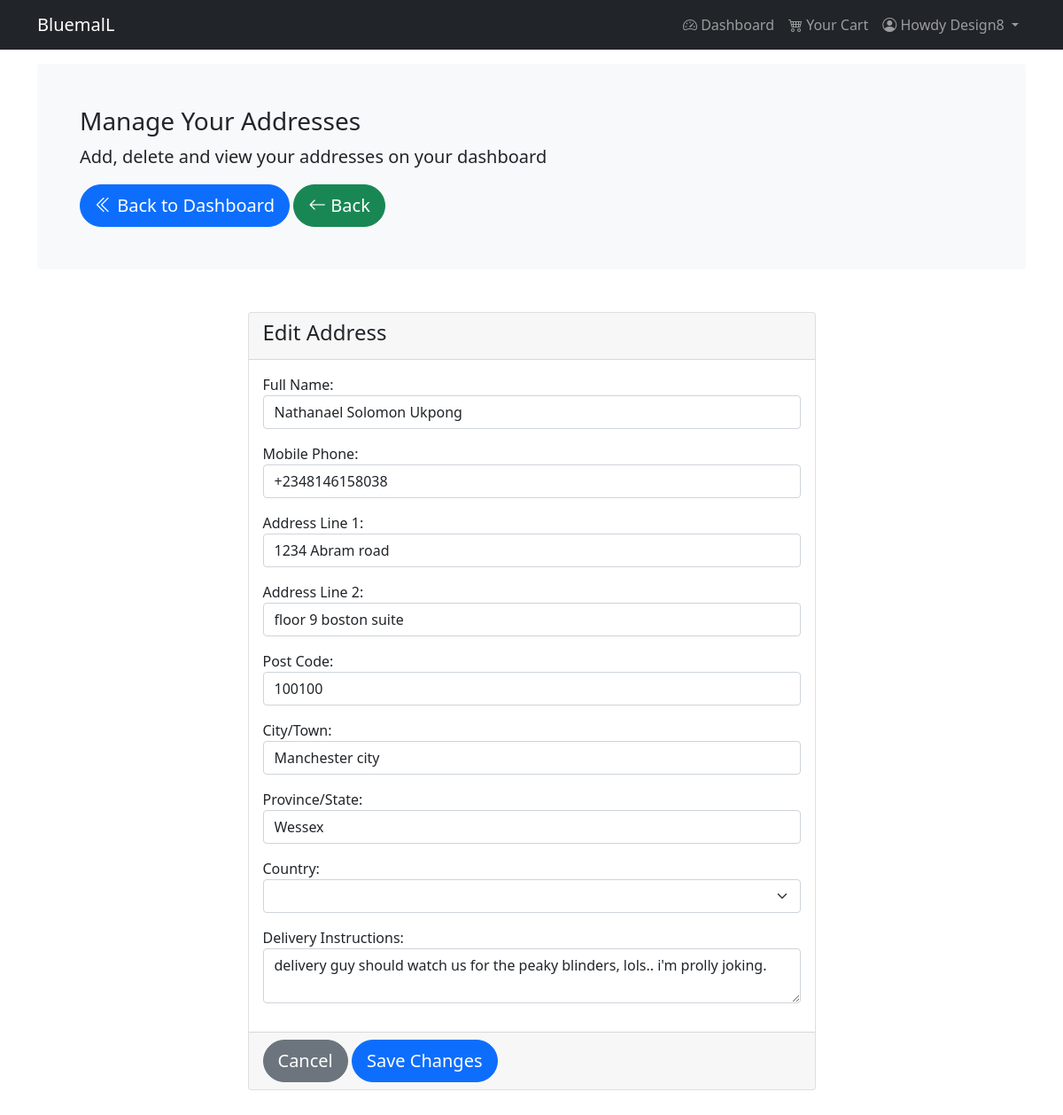
Page /account/addresses/a4e810675a2d4812873dc1773b14fba4/edit/ (signed in) on the committed database.
### account/models.py (models this page shows, shortened)
class Customer(AbstractBaseUser, PermissionsMixin):
    name            = models.CharField(max_length=150)
    email           = models.EmailField(_('email address'), unique=True)
    mobile          = models.CharField(max_length=20, blank=True)
    is_active       = models.BooleanField(default=False)
    is_staff        = models.BooleanField(default=False)
    created_at      = models.DateTimeField(auto_now_add=True)
    updated_at      = models.DateTimeField(auto_now=True)
    objects = CustomAccountManager()
    USERNAME_FIELD  = 'email'
    REQUIRED_FIELDS = ['name']
    class Meta:
        verbose_name = 'Accounts'
        verbose_name_plural = 'Accounts'
        unique_together = ('email', 'name')

class Address(models.Model):
    id              = models.UUIDField(primary_key=True,
                                       default=uuid.uuid4,
                                       editable=False
                                       )
    customer        = models.ForeignKey(Customer,
                                        verbose_name=_('Customer'),
                                        on_delete=models.CASCADE,
                                        related_name='customer_address'
                                        )
    full_name       = models.CharField(_('Full Name'), max_length=200)
    phone           = models.CharField(_('Phone Number'), max_length=15)
    address_line_1  = models.CharField(_('Address Line 1'), max_length=150)
    address_line_2  = models.CharField(_('Address Line 2'), max_length=150)
    postcode        = models.CharField(_('Post Code'), max_length=6)
    town            = models.CharField(_('City/Town'), max_length=150)
    state           = models.CharField(_('State/Province'), max_length=150)
    country         = CountryField(blank_label=_('Select Country'))
    notes           = models.TextField(_('Delivery Notes'), max_length=300)
    default         = models.BooleanField(_('Default'), default=False)
    created_at      = models.DateTimeField(_('Created_at'), auto_now_add=True)
    updated_at      = models.DateTimeField(_('Updated_at'), auto_now=True)
    class Meta:
        verbose_name =        "Address"
        verbose_name_plural = "Addresses"

### account/views.py (the view)
# urls.py: path('addresses/<slug:id>/edit/', views.user_edit_address, name='edit_address'),
@login_required
def user_edit_address(request, id):
    address = get_object_or_404(Address, pk=id, customer=request.user)
    if request.method == 'POST':
        address_edit_form = UserAddressForm(instance=address, data=request.POST)
        if address_edit_form.is_valid():
            address_edit_form.save()
            messages.success(request, 'Address edited successfully')
            next_page = request.META.get("HTTP_REFERER")
            if "delivery_address" in next_page:
                return redirect("payment:delivery_address")
            else:
                return redirect('account:addresses')
    else:
        address_edit_form = UserAddressForm(instance=address)
    context = {
        'address_edit_form': address_edit_form,
    }
    return render(request, 'account/user/address_edit.html', context)

### cart/context_processors.py (called while the page is built)
def cart(request):
    return {
        'cart': Cart(request),
    }

### store/context_processors.py (called while the page is built)
def categories(request):
    categories = Category.objects.filter(is_active=True)
    return {
        'categories': categories,
    }

### templates/account/user/address_edit.html (shortened to what this page needs)
{% extends 'account/user/base.html' %}
{% block pre-content %}
    <h1 class="h3">Manage Your Addresses</h1>
    <p class="lead"> Add, delete and view your addresses on your dashboard </p>
    <a class="btn btn-lg btn-primary rounded-5" href="{% url 'account:dashboard' %}" role="button">
        <span class="bi bi-chevron-double-left"></span> Back to Dashboard
    </a>
    <a class="btn btn-lg btn-success rounded-5" href="{% url 'account:addresses' %}" role="button">
        <span class="bi bi-arrow-left"></span> Back
    </a>
{% endblock pre-content %}
{% block content %}
    <main class="col-md-7 mx-auto">
        <div class="card">
            <div class="card-header">
                <h4 class="card-title"> Edit Address </h4>
            </div>
            <div class="card-body">
                <form method="POST">
                    {{ address_edit_form.as_p }}
            </div>
            <div class="card-footer">
                    <a href="{% url 'account:addresses' %}" class="btn btn-lg btn-secondary rounded-5"> Cancel </a>
                    <button type="submit" class="btn btn-lg btn-primary rounded-5">Save Changes</button>
            </div>
        </div>
    </main>
{% endblock content %}

### templates/account/user/base.html (shortened to what this page needs)
{% load static %}<!doctype html>
<html lang="en">
  <head>
    <link href="{% static 'bootstrap/css/bootstrap.min.css' %}" rel="stylesheet">
    <link href="{% static 'bootstrap/css/bootstrap-icons.css' %}" rel="stylesheet" type="text/css">
    <link href="{% static 'css/dashboard/dashboard.css' %}" rel="stylesheet" type="text/css">
  </head>
  <body>
    <header>
        <nav class="navbar navbar-expand-sm navbar-dark bg-dark static-bottom ">
            <div class="container">
                <a class="navbar-brand" href="{% url 'store:home' %}">BluemalL</a>
                <div class="collapse navbar-collapse" id="navbarCollapse">
                    <ul class="navbar-nav ms-auto">
                        <li class="nav-item">
                            <a class="nav-link" href="{% url 'account:dashboard' %}">
                                <span class="bi bi-speedometer2"></span> Dashboard
                            </a>
                        </li>
                        <li class="nav-item">
                            <a class="nav-link" href="{% url 'cart:cart' %}">
                                <span class="bi bi-cart4"></span> Your Cart
                            </a>
                        </li>
                        <li class="nav-item dropdown">
                            <a class="nav-link dropdown-toggle" href="#" id="navbarDropdown" role="button" data-bs-toggle="dropdown" aria-expanded="false">
                              {% if request.user.is_authenticated %}
                              <span class="bi bi-person-circle"></span> Howdy {{ user.name }}{% endif %}
                            </a>
                          </li>
                    </ul>
                </div>
            </div>
        </nav>
        <main class="container">
            <div class="bg-light p-5 rounded mt-3">
                {% block pre-content %}{% endblock pre-content %}
            </div>
        </main>
    </header>
    <section class="py-5">
        <div class="container">
            <div class="row">
                {% block content %}{% endblock content %}
            </div>
        </div>
    </section>
    </body>
</html>

### static/css/dashboard/dashboard.css (style rules this page uses)
.rounded-5 { border-radius: 2rem; -webkit-border-radius: 2rem; -moz-border-radius: 2rem; -ms-border-radius: 2rem; -o-border-radius: 2rem; }
a { text-decoration: none; }

### rows in the picture
Customer: name "Design8"
Address: full_name "Nathanael Solomon Ukpong", phone "+2348146158038", address_line_1 "1234 Abram road", address_line_2 "floor 9 boston suite", postcode "100100", town "Manchester city", state "Wessex", notes "delivery guy should watch us for the peaky blinders, lols.. i'm prolly joking."
